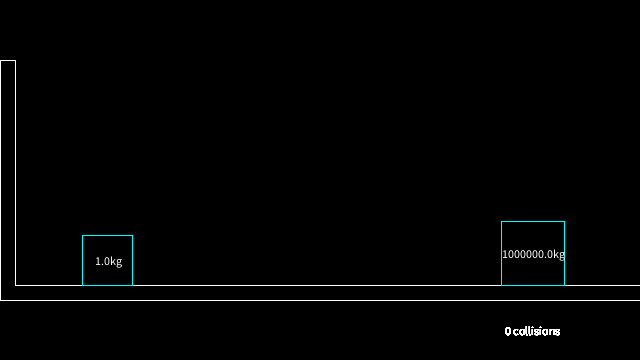
Frame 1 (no input)
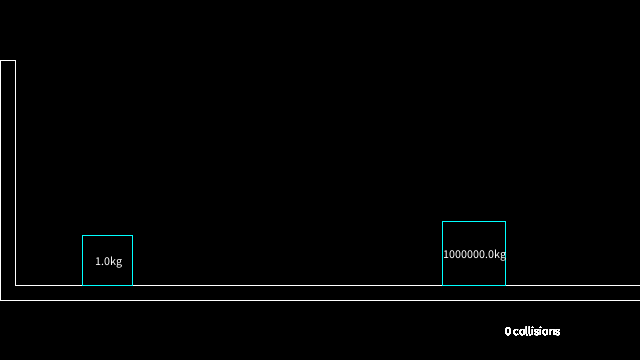
Frame 60 (the mouse pressed at the canvas centre just before this capture)
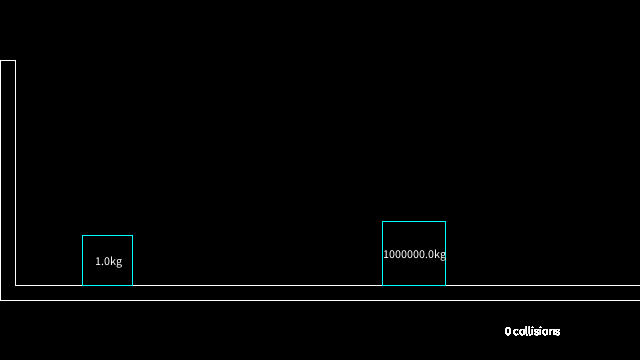
Frame 120 (the mouse held since frame 60 and released just before this capture)

The Processing sketch that drew these frames (run headless with seeded random() and noise(); from frame 60 on, the mouse is pressed at the canvas centre):

// Processing sketch: PrecisionTests
// ── PrecisionTests.pde
int n;
int precision;
float mass;
float TIMEPERIOD;
int count;
Square s1;
Square s2;

void setup(){
  precision = 3;
  n = 351;
  TIMEPERIOD = 1.0/n;
  count = 0;
  rectMode(CENTER);
  textAlign(CENTER, CENTER);
  size(640, 360);
  mass = pow(10,2*precision);
  s1 = new Square();
  s2 = new Square(mass, 1);
}

void draw(){
  background(0);
  
  stroke(255);
  strokeWeight(1);
  line(0, height/6, 15, height/6);
  line(15, height/6, 15, 5*height/6-15);
  line(15, 5*height/6-15, width, 5*height/6-15);
  line(width, 5*height/6-15, width, 5*height/6);
  line(width, 5*height/6, 0, 5*height/6);
  line(0, 5*height/6, 0, height/6);
  
  translate(width/2, height/2);
  
  stroke(0, 255, 255);
  strokeWeight(1);
  noFill();
  s1.display();
  s2.display();
  
  for(int i=0; i<n; i++){    
    s1.actu();
    s2.actu();
    
    if(s1.wallHit()){
      count += 1;
    }
    
    if(s1.overlapps(s2)){
      float u1 = s1.s;
      float u2 = s2.s;
      float m1 = s1.m;
      float m2 = s2.m;
      float v1 = u1*(m1-m2)/(m1+m2)+u2*2*m2/(m1+m2);
      float v2 = u2*(m2-m1)/(m1+m2)+u1*2*m1/(m1+m2);
      s1.s = v1;
      s2.s = v2;
      count += 1;
    }
    
    stroke(255);
    strokeWeight(1);
    text(str(count)+" collisions", width/3, 1.25*height/3);
  }
}

// ── SquareClass.pde
class Square{
  float x;
  float y;
  float a;
  float m;
  float s;
  
  Square(){
    a = 50;
    x = -2*width/6;
    y = height/3-15-a/2;
    m = 1;
    s = 0;
  }
  
  Square(float m_, float s_){
    m = m_;
    s = -s_;
    a = 50 + log(m);
    x = width/3;
    y = height/3-15-a/2;
  }
  
  void display(){
    square(x, y, a);
    text(str(m)+"kg", x, y, a, a);
  }
  
  void actu(){
    x += s*TIMEPERIOD;
  }
  
  boolean overlapps(Square p){
    float d = abs(p.x-x);
    if(d < a/2+p.a/2){
      return(true);
    } else {
      return(false);
    }
  }
  
  boolean wallHit(){
    if(x-a/2 < 15-width/2){
      s = -s;
      return(true);
    } else {
      return(false);
    }
  }
}
